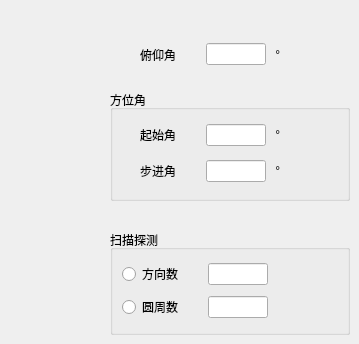
      <widget class="QWidget" name="tab_2">
       <attribute name="title">
        <string>扫描参数</string>
       </attribute>
       <widget class="QGroupBox" name="groupBox">
        <property name="geometry">
         <rect>
          <x>110</x>
          <y>90</y>
          <width>240</width>
          <height>111</height>
         </rect>
        </property>
        <property name="sizePolicy">
         <sizepolicy hsizetype="Minimum" vsizetype="Preferred">
          <horstretch>0</horstretch>
          <verstretch>0</verstretch>
         </sizepolicy>
        </property>
        <property name="minimumSize">
         <size>
          <width>240</width>
          <height>0</height>
         </size>
        </property>
        <property name="title">
         <string>方位角</string>
        </property>
        <widget class="QWidget" name="layoutWidget">
         <property name="geometry">
          <rect>
           <x>30</x>
           <y>30</y>
           <width>201</width>
           <height>66</height>
          </rect>
         </property>
         <layout class="QVBoxLayout" name="verticalLayout_3">
          <item>
           <layout class="QHBoxLayout" name="horizontalLayout_6">
            <item>
             <widget class="QLabel" name="label_20">
              <property name="sizePolicy">
               <sizepolicy hsizetype="Maximum" vsizetype="Preferred">
                <horstretch>0</horstretch>
                <verstretch>0</verstretch>
               </sizepolicy>
              </property>
              <property name="minimumSize">
               <size>
                <width>60</width>
                <height>0</height>
               </size>
              </property>
              <property name="maximumSize">
               <size>
                <width>80</width>
                <height>16777215</height>
               </size>
              </property>
              <property name="text">
               <string>起始角</string>
              </property>
             </widget>
            </item>
            <item>
             <widget class="QLineEdit" name="lineEdit_start_azAngle">
              <property name="sizePolicy">
               <sizepolicy hsizetype="Maximum" vsizetype="Fixed">
                <horstretch>0</horstretch>
                <verstretch>0</verstretch>
               </sizepolicy>
              </property>
              <property name="minimumSize">
               <size>
                <width>40</width>
                <height>0</height>
               </size>
              </property>
              <property name="maximumSize">
               <size>
                <width>60</width>
                <height>16777215</height>
               </size>
              </property>
             </widget>
            </item>
            <item>
             <widget class="QLabel" name="label_34">
              <property name="sizePolicy">
               <sizepolicy hsizetype="Maximum" vsizetype="Preferred">
                <horstretch>0</horstretch>
                <verstretch>0</verstretch>
               </sizepolicy>
              </property>
              <property name="maximumSize">
               <size>
                <width>15</width>
                <height>16777215</height>
               </size>
              </property>
              <property name="text">
               <string> °</string>
              </property>
             </widget>
            </item>
            <item>
             <spacer name="horizontalSpacer_4">
              <property name="orientation">
               <enum>Qt::Horizontal</enum>
              </property>
              <property name="sizeHint" stdset="0">
               <size>
                <width>40</width>
                <height>20</height>
               </size>
              </property>
             </spacer>
            </item>
           </layout>
          </item>
          <item>
           <layout class="QHBoxLayout" name="horizontalLayout_7">
            <item>
             <widget class="QLabel" name="label_33">
              <property name="sizePolicy">
               <sizepolicy hsizetype="Maximum" vsizetype="Preferred">
                <horstretch>0</horstretch>
                <verstretch>0</verstretch>
               </sizepolicy>
              </property>
              <property name="minimumSize">
               <size>
                <width>60</width>
                <height>0</height>
               </size>
              </property>
              <property name="maximumSize">
               <size>
                <width>80</width>
                <height>16777215</height>
               </size>
              </property>
              <property name="text">
               <string>步进角</string>
              </property>
             </widget>
            </item>
            <item>
             <widget class="QLineEdit" name="lineEdit_step_azAngle">
              <property name="sizePolicy">
               <sizepolicy hsizetype="Maximum" vsizetype="Fixed">
                <horstretch>0</horstretch>
                <verstretch>0</verstretch>
               </sizepolicy>
              </property>
              <property name="minimumSize">
               <size>
                <width>40</width>
                <height>0</height>
               </size>
              </property>
              <property name="maximumSize">
               <size>
                <width>60</width>
                <height>16777215</height>
               </size>
              </property>
             </widget>
            </item>
            <item>
             <widget class="QLabel" name="label_26">
              <property name="sizePolicy">
               <sizepolicy hsizetype="Maximum" vsizetype="Preferred">
                <horstretch>0</horstretch>
                <verstretch>0</verstretch>
               </sizepolicy>
              </property>
              <property name="maximumSize">
               <size>
                <width>15</width>
                <height>16777215</height>
               </size>
              </property>
              <property name="text">
               <string> °</string>
              </property>
             </widget>
            </item>
            <item>
             <spacer name="horizontalSpacer_5">
              <property name="orientation">
               <enum>Qt::Horizontal</enum>
              </property>
              <property name="sizeHint" stdset="0">
               <size>
                <width>40</width>
                <height>20</height>
               </size>
              </property>
             </spacer>
            </item>
           </layout>
          </item>
         </layout>
        </widget>
       </widget>
       <widget class="QGroupBox" name="groupBox_2">
        <property name="geometry">
         <rect>
          <x>110</x>
          <y>230</y>
          <width>240</width>
          <height>105</height>
         </rect>
        </property>
        <property name="sizePolicy">
         <sizepolicy hsizetype="Minimum" vsizetype="Preferred">
          <horstretch>0</horstretch>
          <verstretch>0</verstretch>
         </sizepolicy>
        </property>
        <property name="minimumSize">
         <size>
          <width>240</width>
          <height>0</height>
         </size>
        </property>
        <property name="title">
         <string>扫描探测</string>
        </property>
        <layout class="QVBoxLayout" name="verticalLayout_4">
         <item>
          <layout class="QHBoxLayout" name="horizontalLayout_8">
           <item>
            <widget class="QRadioButton" name="radioButton_anglekey">
             <property name="sizePolicy">
              <sizepolicy hsizetype="Maximum" vsizetype="Fixed">
               <horstretch>0</horstretch>
               <verstretch>0</verstretch>
              </sizepolicy>
             </property>
             <property name="minimumSize">
              <size>
               <width>80</width>
               <height>0</height>
              </size>
             </property>
             <property name="maximumSize">
              <size>
               <width>90</width>
               <height>16777215</height>
              </size>
             </property>
             <property name="text">
              <string>方向数</string>
             </property>
            </widget>
           </item>
           <item>
            <widget class="QLineEdit" name="lineEdit_angleNum">
             <property name="sizePolicy">
              <sizepolicy hsizetype="Maximum" vsizetype="Fixed">
               <horstretch>0</horstretch>
               <verstretch>0</verstretch>
              </sizepolicy>
             </property>
             <property name="maximumSize">
              <size>
               <width>60</width>
               <height>16777215</height>
              </size>
             </property>
            </widget>
           </item>
           <item>
            <spacer name="horizontalSpacer_8">
             <property name="orientation">
              <enum>Qt::Horizontal</enum>
             </property>
             <property name="sizeHint" stdset="0">
              <size>
               <width>40</width>
               <height>20</height>
              </size>
             </property>
            </spacer>
           </item>
          </layout>
         </item>
         <item>
          <layout class="QHBoxLayout" name="horizontalLayout_9">
           <item>
            <widget class="QRadioButton" name="radioButton_circlekey">
             <property name="sizePolicy">
              <sizepolicy hsizetype="Maximum" vsizetype="Fixed">
               <horstretch>0</horstretch>
               <verstretch>0</verstretch>
              </sizepolicy>
             </property>
             <property name="minimumSize">
              <size>
               <width>80</width>
               <height>0</height>
              </size>
             </property>
             <property name="maximumSize">
              <size>
               <width>90</width>
               <height>16777215</height>
              </size>
             </property>
             <property name="text">
              <string>圆周数</string>
             </property>
            </widget>
           </item>
           <item>
            <widget class="QLineEdit" name="lineEdit_circleNum">
             <property name="enabled">
              <bool>true</bool>
             </property>
             <property name="sizePolicy">
              <sizepolicy hsizetype="Maximum" vsizetype="Fixed">
               <horstretch>0</horstretch>
               <verstretch>0</verstretch>
              </sizepolicy>
             </property>
             <property name="maximumSize">
              <size>
               <width>60</width>
               <height>16777215</height>
              </size>
             </property>
            </widget>
           </item>
           <item>
            <spacer name="horizontalSpacer_9">
             <property name="orientation">
              <enum>Qt::Horizontal</enum>
             </property>
             <property name="sizeHint" stdset="0">
              <size>
               <width>40</width>
               <height>20</height>
              </size>
             </property>
            </spacer>
           </item>
          </layout>
         </item>
        </layout>
       </widget>
       <widget class="QWidget" name="layoutWidget">
        <property name="geometry">
         <rect>
          <x>140</x>
          <y>40</y>
          <width>201</width>
          <height>29</height>
         </rect>
        </property>
        <layout class="QHBoxLayout" name="horizontalLayout_5">
         <item>
          <widget class="QLabel" name="label_6">
           <property name="sizePolicy">
            <sizepolicy hsizetype="Maximum" vsizetype="Preferred">
             <horstretch>0</horstretch>
             <verstretch>0</verstretch>
            </sizepolicy>
           </property>
           <property name="minimumSize">
            <size>
             <width>60</width>
             <height>0</height>
            </size>
           </property>
           <property name="maximumSize">
            <size>
             <width>80</width>
             <height>16777215</height>
            </size>
           </property>
           <property name="text">
            <string>俯仰角</string>
           </property>
          </widget>
         </item>
         <item>
          <widget class="QLineEdit" name="lineEdit_elevationAngle">
           <property name="sizePolicy">
            <sizepolicy hsizetype="Maximum" vsizetype="Fixed">
             <horstretch>0</horstretch>
             <verstretch>0</verstretch>
            </sizepolicy>
           </property>
           <property name="minimumSize">
            <size>
             <width>40</width>
             <height>0</height>
            </size>
           </property>
           <property name="maximumSize">
            <size>
             <width>60</width>
             <height>16777215</height>
            </size>
           </property>
          </widget>
         </item>
         <item>
          <widget class="QLabel" name="label_21">
           <property name="sizePolicy">
            <sizepolicy hsizetype="Maximum" vsizetype="Preferred">
             <horstretch>0</horstretch>
             <verstretch>0</verstretch>
            </sizepolicy>
           </property>
           <property name="maximumSize">
            <size>
             <width>15</width>
             <height>16777215</height>
            </size>
           </property>
           <property name="text">
            <string> °</string>
           </property>
          </widget>
         </item>
         <item>
          <spacer name="horizontalSpacer_6">
           <property name="orientation">
            <enum>Qt::Horizontal</enum>
           </property>
           <property name="sizeHint" stdset="0">
            <size>
             <width>40</width>
             <height>20</height>
            </size>
           </property>
          </spacer>
         </item>
        </layout>
       </widget>
      </widget>
